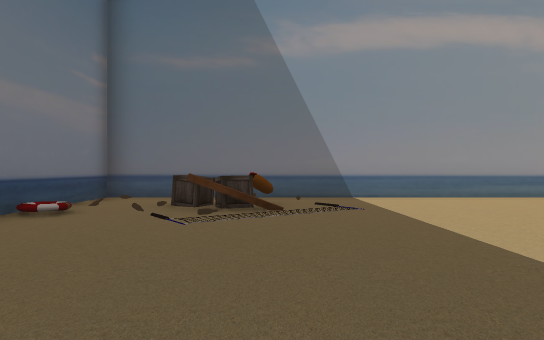
view 1 (above)

20 first-person views from a walk through a scene from a Unity 3-D project. The camera is 1.2 m above the floor, looks level and sees 70° across. The floor is counted in squares, 2 m on a side. Each view is taken from the middle of a square. On the plan, view 1 faces up. The plan holds only what a view shows up to about 11 squares ahead; the rest is blank. The place goes on beyond the plan. The player is left out. Some surface patterns are stand-ins.

view 2
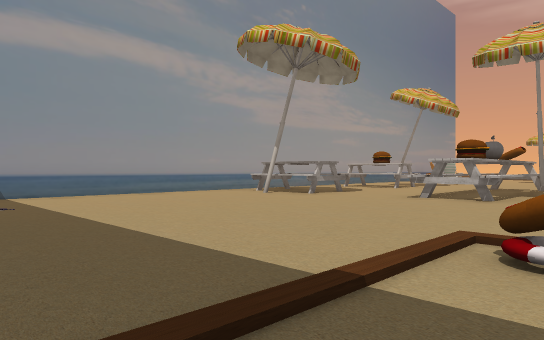

view 3
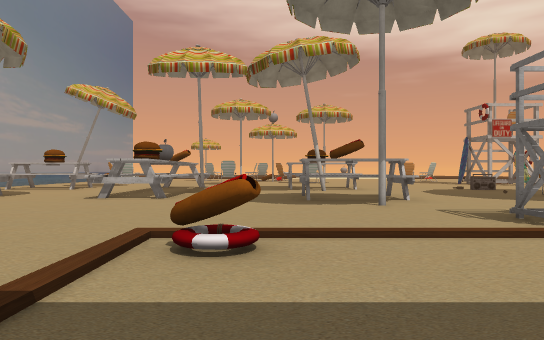

view 4
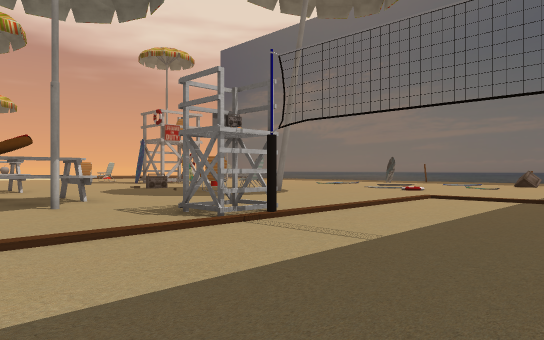

view 5
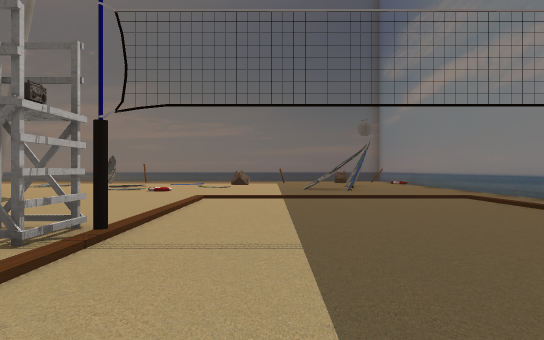

view 6
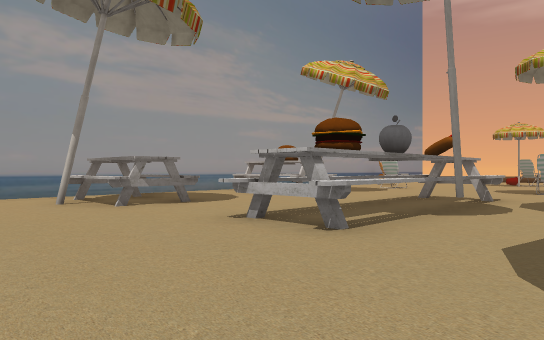

view 7
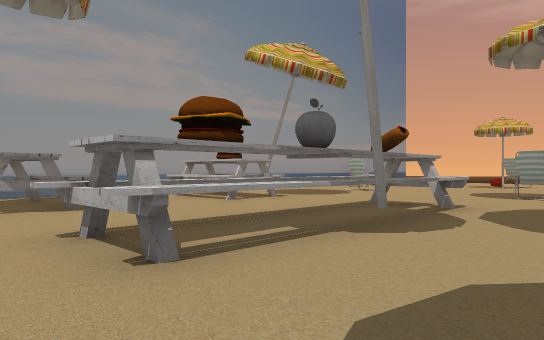

view 8
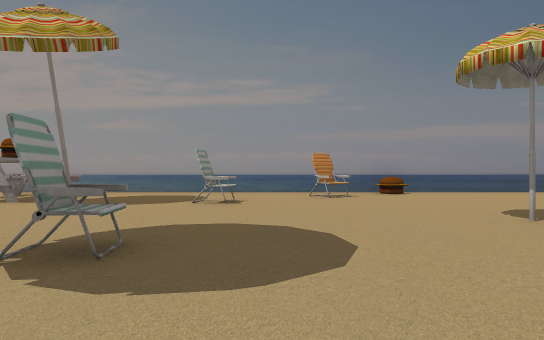

view 9
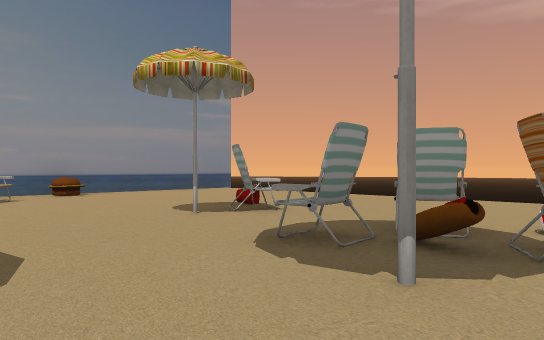

view 10
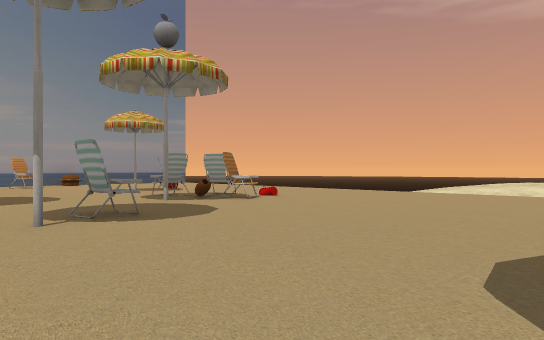

view 11
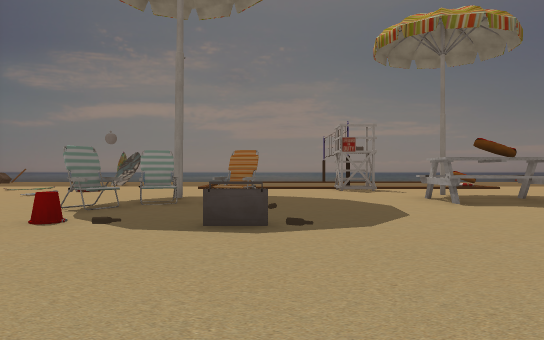

view 12
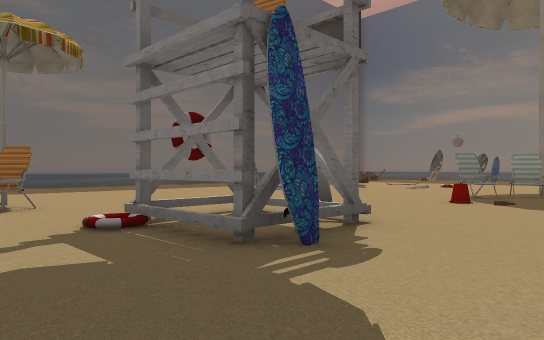

view 13
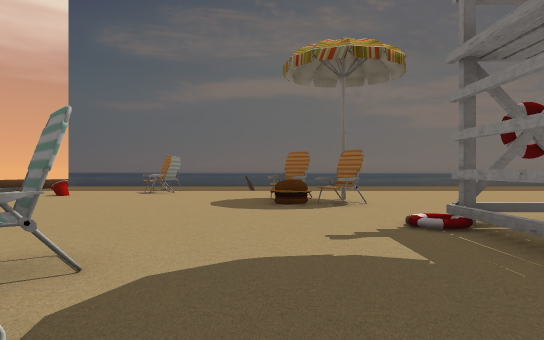

view 14
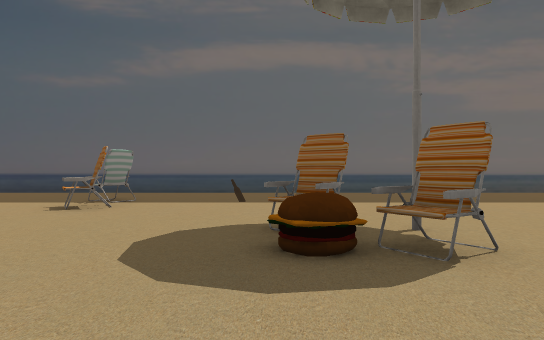

view 15
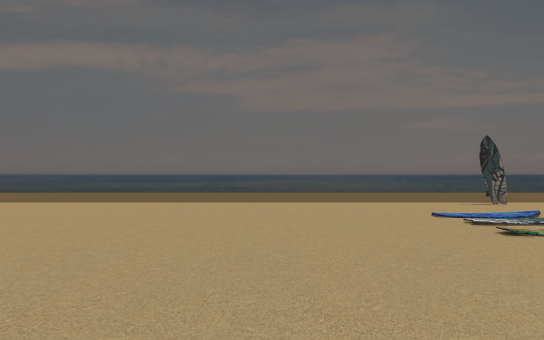

view 16
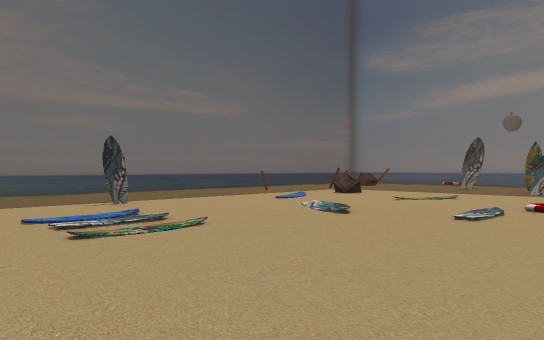

view 17
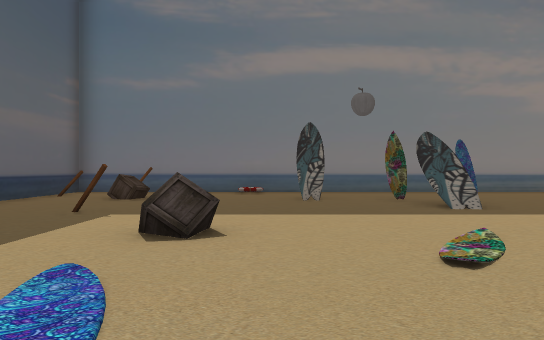

view 18
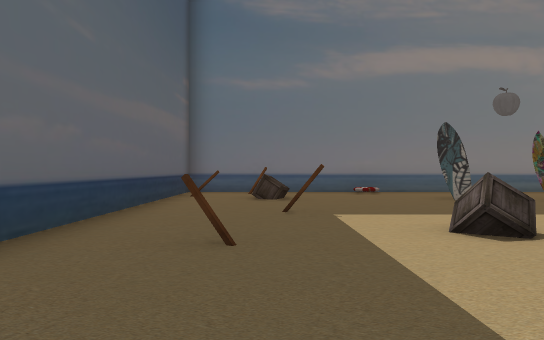

view 19
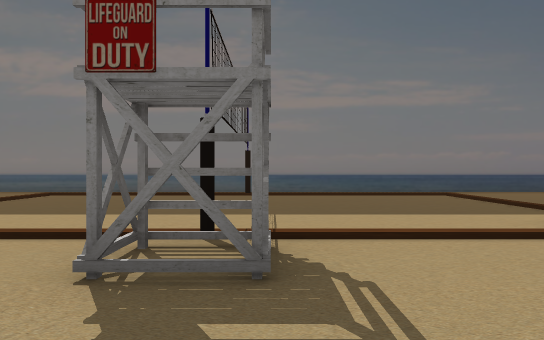

view 20
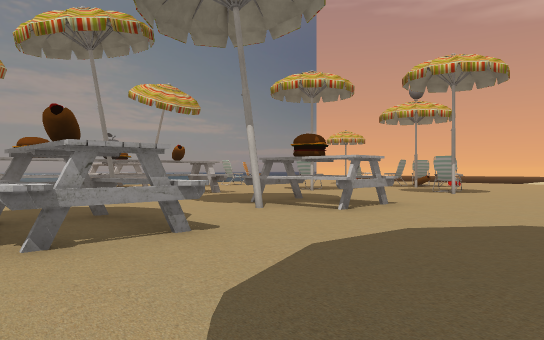

### Floor plan
Key: @ floor where view 1 was taken; # wall or solid block; x gap in a wall; . floor; / step, stairs or slope; = window, fence, low wall or low ledge; ^ raised ledge; v drop or lower ground; B box; T table; W tower; C chair; U umbrella; K bucket; O other object.
Columns run from 4 left of view 1 to 29 right of it. Each row starts with its distance up from view 1.
  9  #### ########################
  8 #....#...................O....
  7 # .BO.......TT..TT.....C......
  6 # xB........TT..TTO............
  5 #...........TT..TT...C.........
  4 #..............................
  3 #...........^^^^^^.......U.K...
  2 #...........######........C....
  1 #...........^^O^^^..CC.........
  0 #.//@//O............O....CC....
 -1 #./..../................OCC....
 -2 #./.........TT..TT.......C.....
 -3 #./.........TT..TT...OC........
 -4 #./.....WW..TT................. v
 -5 #.#.....WW..................... vv
 -6 #./............................ vv
 -7 #./.........../.=............
 -8 #./..........C..........O
 -9 #.//////.....C.......W..CC
-10 #...  ........C.K..W.W....
-11 #..................WWW.....
-12 #......../.................
-13 #..OO.................C.....
-14 #........../..........O......
-15 #..O......./..........CC.....
-16 #...........................K
-17 #......B.//...............C...
-18 #.....#......O............C...
-19 ##.B....=.................C...
-20 #.#......... .................
-21 #..............................
-22  ##############################

Where each view was taken, in squares from view 1:
view 1: 0 up, 0 right, facing up
view 2: 1 down, 0 right, facing up-right
view 3: 1 down, 0 right, facing right
view 4: 1 down, 0 right, facing down-right
view 5: 1 down, 2 right, facing down
view 6: 1 down, 5 right, facing up-right
view 7: 1 down, 7 right, facing up-right
view 8: 2 down, 18 right, facing up
view 9: 2 down, 18 right, facing up-right
view 10: 8 down, 16 right, facing up-right
view 11: 7 down, 16 right, facing left
view 12: 7 down, 19 right, facing down-left
view 13: 7 down, 19 right, facing down
view 14: 11 down, 19 right, facing down
view 15: 11 down, 13 right, facing down
view 16: 11 down, 12 right, facing down-left
view 17: 16 down, 7 right, facing left
view 18: 19 down, 7 right, facing left
view 19: 4 down, 7 right, facing left
view 20: 7 down, 7 right, facing up-right
